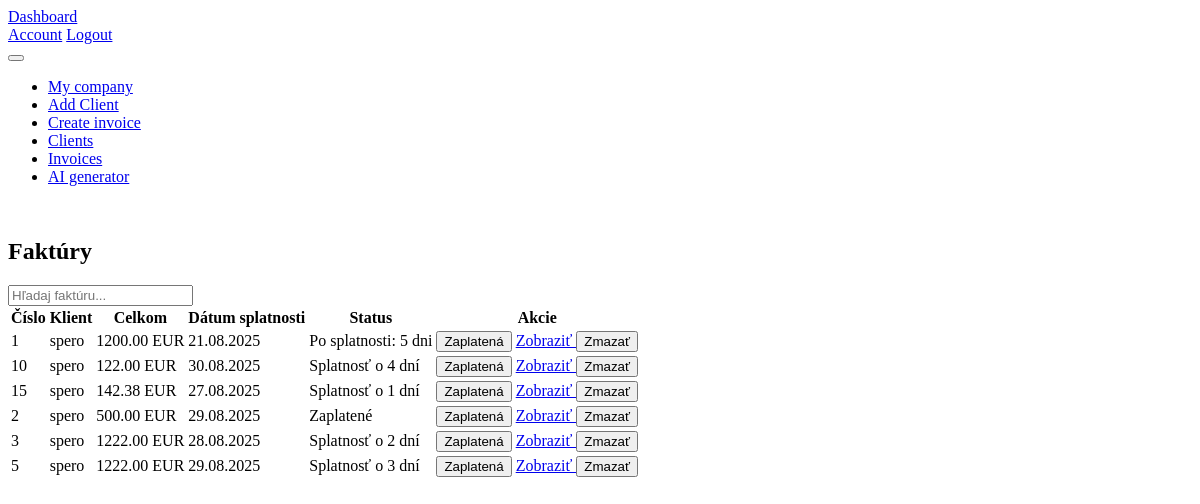
The page /invoices (signed in) on the database its author committed.
### models.py (models this page shows, shortened)
class Invoice(db.Model):
        __tablename__ = 'invoices'
        __table_args__ = (
        db.UniqueConstraint('user_id', 'invoice_number', name='uq_user_invoice'),
        )
        id = db.Column(db.Integer, primary_key=True)
        invoice_number = db.Column(db.String(50), nullable=False)
        date = db.Column(db.Date, nullable=False)
        due_date = db.Column(db.Date, nullable=False)
        user_id = db.Column(db.Integer, db.ForeignKey('users.id'), nullable=False)
        user = db.relationship('User', backref=db.backref('invoices', lazy=True))
        currency = db.Column(db.String(10), nullable=False)
        total_cost = db.Column(db.Float, nullable=False)  # Total cost calculated as quantity
        vat_rate = db.Column(db.Float, nullable=True, default=0.0)  # VAT rate in percentage
        client_id = db.Column(db.Integer, db.ForeignKey('clients.id'), nullable=False)
        company_id = db.Column(db.Integer, db.ForeignKey('companies.id'), nullable=False)  # Foreign key to the company
        company= db.relationship('Company', backref=db.backref('invoices', lazy=True))
        client = db.relationship('Client', backref=db.backref('invoices', lazy=True))
        items = db.relationship("InvoiceItem", back_populates="invoice", cascade="all, delete-orphan")
        created_at = db.Column(db.DateTime, default=datetime.now(timezone.utc))  # Timestamp when the invoice was created
        status = db.Column(db.Enum(InvoiceStatus, name="invoicestatus",
                           native_enum=False, validate_strings=True), nullable=False, default=InvoiceStatus.unpaid)
        pdf_path = db.Column(db.String(255), nullable=True)
        payment_method = db.Column(db.Enum(PaymentMethod, name="paymentmethod",
                                   native_enum=False, validate_strings=True), nullable=False, default=PaymentMethod.bank_transfer)
        @hybrid_property
        def is_overdue(self):
            return self.status == InvoiceStatus.unpaid and date.today() > self.due_date
        @hybrid_property
        def days_overdue(self):
            return (date.today() - self.due_date).days if self.is_overdue else 0
        @hybrid_property
        def days_until_due(self):
            return (self.due_date - date.today()).days if self.status == InvoiceStatus.unpaid else 0

class Client(db.Model):
        __tablename__ = 'clients'
        id = db.Column(db.Integer, primary_key=True)
        name = db.Column(db.String(100), nullable=False)
        ico = db.Column(db.String(20), nullable=False)
        dic = db.Column(db.String(20), nullable=False)
        street = db.Column(db.String(100), nullable=False)
        user_id = db.Column(db.Integer, db.ForeignKey('users.id'), nullable=False)
        user = db.relationship('User', backref=db.backref('clients', lazy=True))
        city = db.Column(db.String(50), nullable=False)
        zip_code = db.Column(db.String(20), nullable=False)
        country = db.Column(db.String(50), nullable=False)
        email = db.Column(db.String(100), nullable=False)
        phone = db.Column(db.String(20), nullable=False)
        iban = db.Column(db.String(34), nullable=False)
        bic = db.Column(db.String(11), nullable=False)
        is_vat_payer = db.Column(db.Boolean, default=False)
        ic_dph = db.Column(db.String(20), nullable=True)  # Optional field for VAT ID if the client is a VAT payer

### routes.py (the view)
@main.route('/invoices')
@login_required
def list_invoices():
    invoices = Invoice.query.filter_by(user_id=current_user.id).all()
    return render_template(
        'invoices.html',
        invoices=invoices,
        InvoiceStatus=InvoiceStatus  # tu pošleš enum do šablóny
    )

### templates/invoices.html (shortened to what this page needs)
{% extends "base.html" %}
{% block content %}
<div class="card">
  <div class="card-header">
    <div class="row w-100 align-items-center">
      <div class="col">
        <h2 class="card-title mb-0">Faktúry</h2>
      </div>
      <div class="col-auto ms-auto">
        <div class="input-icon">
          <input id="invoiceSearch" type="text" class="form-control" placeholder="Hľadaj faktúru...">
        </div>
      </div>
    </div>
  </div>
  {% if invoices %}
  <div class="table-responsive">
    <table class="table table-vcenter">
      <thead>
        <tr>
          <th>Číslo</th>
          <th>Klient</th>
          <th class="text-end">Celkom</th>
          <th>Dátum splatnosti</th>
          <th>Status</th>
          <th class="text-nowrap">Akcie</th>
        </tr>
      </thead>
      <tbody id="invoicesList">
        {% for invoice in invoices %}
        <tr>
          <td class="text-nowrap">{{ invoice.invoice_number }}</td>
          <td class="text-truncate">{{ invoice.client.name }}</td>
          <td class="text-end">{{ "%.2f"|format(invoice.total_cost) }} {{ invoice.currency }}</td>
          <td>
          {{ invoice.due_date.strftime('%d.%m.%Y') }}
          </td>
          <td>
          {% if invoice.status == InvoiceStatus.paid %}
              <span class="badge bg-success">Zaplatené</span>
          {% elif invoice.is_overdue %}
              <span class="badge bg-danger">Po splatnosti: {{ invoice.days_overdue }} dni</span>
          {% else %}
              <span class="badge bg-warning">Splatnosť o {{ invoice.days_until_due }} dní</span>
          {% endif %}
                  </td>
          <td class="text-nowrap">
          <form method="POST" action="{{ url_for('main.mark_invoice_paid', id=invoice.id) }}" style="display:inline;">
            <button type="submit" class="btn btn-sm btn-primary">
               Zaplatená
            </button>
          </form>
            <a href="{{ url_for('main.view_invoice', invoice_id=invoice.id) }}" class="btn btn-sm btn-primary">
               Zobraziť
            </a>
            <form method="POST" action="{{ url_for('main.delete_invoice', invoice_id=invoice.id) }}" style="display:inline;">
              <button type="submit" class="btn btn-sm btn-danger"
                onclick="return confirm('Ste si istý, že chcete zmazať túto faktúru?');">
                 Zmazať
              </button>
            </form>
          </td>
        </tr>
        {% endfor %}
      </tbody>
    </table>
  </div>
  {% else %}
    <div class="card-body">
      <p class="text-secondary">Žiadne faktúry.</p>
    </div>
  {% endif %}
</div>
{% endblock %}

### templates/base.html (style rules this page uses)
body { background: var(--tblr-bg-surface); }

### rows shown on the page
Invoice: invoice_number "1", client.name "spero", total_cost "1200.00", currency "EUR", due_date "21.08.2025", days_overdue "5"
Invoice: invoice_number "10", client.name "spero", total_cost "122.00", currency "EUR", due_date "30.08.2025", days_until_due "4"
Invoice: invoice_number "15", client.name "spero", total_cost "142.38", currency "EUR", due_date "27.08.2025", days_until_due "1"
Invoice: invoice_number "2", client.name "spero", total_cost "500.00", currency "EUR", due_date "29.08.2025", status "Zaplatené"
Invoice: invoice_number "3", client.name "spero", total_cost "1222.00", currency "EUR", due_date "28.08.2025", days_until_due "2"
Invoice: invoice_number "5", client.name "spero", total_cost "1222.00", currency "EUR", due_date "29.08.2025", days_until_due "3"
